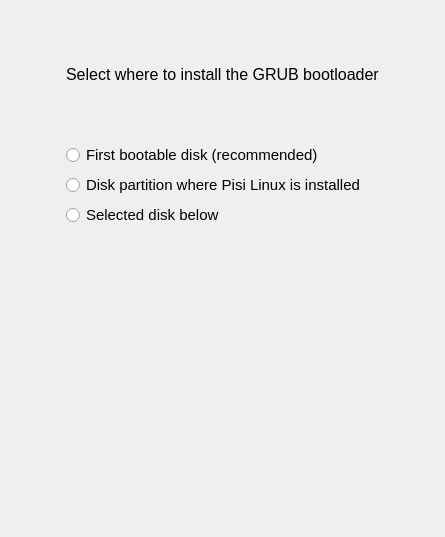
<?xml version="1.0" encoding="UTF-8"?>
<ui version="4.0">
 <class>RescueGrubWidget</class>
 <widget class="QWidget" name="RescueGrubWidget">
  <property name="geometry">
   <rect>
    <x>0</x>
    <y>0</y>
    <width>445</width>
    <height>537</height>
   </rect>
  </property>
  <property name="windowTitle">
   <string/>
  </property>
  <property name="styleSheet">
   <string notr="true">QListView {
show-decoration-selected: 1; /* make the selection span the entire width of the view */
}

QListView{
background-color: rgba(0, 0, 0, 0);
border-radius:2px;
color:white;
}

QListView::item {
border-radius:2;
background-color:qlineargradient(spread:pad, x1:0, y1:0, x2:1, y2:0, stop:0 rgba(0, 0, 0, 0));
color: rgb(220, 220, 220);
padding:5
}

QListView::item:hover {
border-radius:2;
color:white;
}

QListView::item:selected {
border-radius:2;
background-color:qlineargradient(spread:pad, x1:0, y1:0, x2:1, y2:0, stop:0 rgba(52, 52, 52, 50));
color:white;
}</string>
  </property>
  <layout class="QGridLayout" name="gridLayout">
   <item row="0" column="1" colspan="2">
    <spacer>
     <property name="orientation">
      <enum>Qt::Vertical</enum>
     </property>
     <property name="sizeType">
      <enum>QSizePolicy::Expanding</enum>
     </property>
     <property name="sizeHint" stdset="0">
      <size>
       <width>20</width>
       <height>16</height>
      </size>
     </property>
    </spacer>
   </item>
   <item row="1" column="1" colspan="2">
    <widget class="QLabel" name="label">
     <property name="font">
      <font>
       <pointsize>12</pointsize>
      </font>
     </property>
     <property name="text">
      <string>Select where to install the GRUB bootloader</string>
     </property>
    </widget>
   </item>
   <item row="2" column="1" colspan="2">
    <spacer name="verticalSpacer_2">
     <property name="orientation">
      <enum>Qt::Vertical</enum>
     </property>
     <property name="sizeHint" stdset="0">
      <size>
       <width>20</width>
       <height>20</height>
      </size>
     </property>
    </spacer>
   </item>
   <item row="3" column="1" colspan="2">
    <layout class="QVBoxLayout" name="verticalLayout">
     <item>
      <widget class="QRadioButton" name="installFirstMBR">
       <property name="font">
        <font>
         <pointsize>11</pointsize>
        </font>
       </property>
       <property name="text">
        <string>First bootable disk (recommended)</string>
       </property>
      </widget>
     </item>
     <item>
      <widget class="QRadioButton" name="installSelectedPart">
       <property name="font">
        <font>
         <pointsize>11</pointsize>
        </font>
       </property>
       <property name="text">
        <string>Disk partition where Pisi Linux is installed</string>
       </property>
      </widget>
     </item>
     <item>
      <widget class="QRadioButton" name="installSelectedDisk">
       <property name="font">
        <font>
         <pointsize>11</pointsize>
        </font>
       </property>
       <property name="text">
        <string>Selected disk below</string>
       </property>
      </widget>
     </item>
    </layout>
   </item>
   <item row="4" column="1" colspan="2">
    <spacer name="verticalSpacer">
     <property name="orientation">
      <enum>Qt::Vertical</enum>
     </property>
     <property name="sizeType">
      <enum>QSizePolicy::Fixed</enum>
     </property>
     <property name="sizeHint" stdset="0">
      <size>
       <width>20</width>
       <height>20</height>
      </size>
     </property>
    </spacer>
   </item>
   <item row="5" column="0">
    <spacer>
     <property name="orientation">
      <enum>Qt::Horizontal</enum>
     </property>
     <property name="sizeType">
      <enum>QSizePolicy::Expanding</enum>
     </property>
     <property name="sizeHint" stdset="0">
      <size>
       <width>40</width>
       <height>20</height>
      </size>
     </property>
    </spacer>
   </item>
   <item row="5" column="1" colspan="2">
    <layout class="QVBoxLayout">
     <item>
      <widget class="QListWidget" name="deviceList">
       <property name="styleSheet">
        <string notr="true"/>
       </property>
       <property name="frameShape">
        <enum>QFrame::NoFrame</enum>
       </property>
       <property name="iconSize">
        <size>
         <width>22</width>
         <height>22</height>
        </size>
       </property>
      </widget>
     </item>
    </layout>
   </item>
   <item row="5" column="3">
    <spacer>
     <property name="orientation">
      <enum>Qt::Horizontal</enum>
     </property>
     <property name="sizeType">
      <enum>QSizePolicy::Expanding</enum>
     </property>
     <property name="sizeHint" stdset="0">
      <size>
       <width>40</width>
       <height>20</height>
      </size>
     </property>
    </spacer>
   </item>
   <item row="6" column="1" colspan="2">
    <spacer>
     <property name="orientation">
      <enum>Qt::Vertical</enum>
     </property>
     <property name="sizeType">
      <enum>QSizePolicy::Expanding</enum>
     </property>
     <property name="sizeHint" stdset="0">
      <size>
       <width>308</width>
       <height>81</height>
      </size>
     </property>
    </spacer>
   </item>
  </layout>
 </widget>
 <layoutdefault spacing="6" margin="11"/>
 <pixmapfunction>qPixmapFromMimeSource</pixmapfunction>
 <tabstops>
  <tabstop>installFirstMBR</tabstop>
  <tabstop>installSelectedPart</tabstop>
  <tabstop>installSelectedDisk</tabstop>
 </tabstops>
 <resources>
  <include location="../../data.qrc"/>
 </resources>
 <connections/>
</ui>
